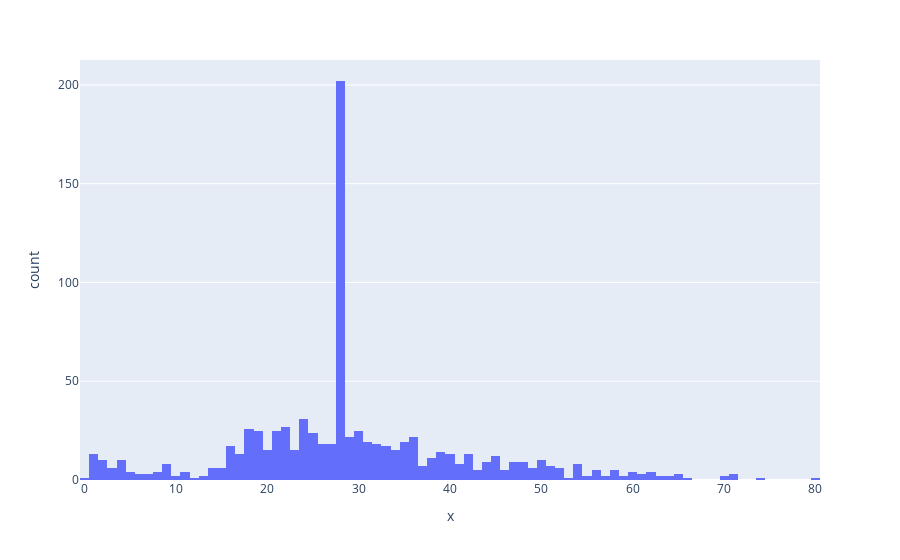

Source (notebook cell):
### Code cell
plty.histogram(x=df['Age'],nbins=80,barmode='group')

### Figure 1 — Plotly figure (JSON) as saved in the notebook; plotly's stock layout.template omitted (floating-point values rounded to 4 significant figures; data arrays with more than 128 entries replaced by an {"elided": "..."} marker saying what was removed)
{"data": [{"alignmentgroup": "True", "bingroup": "x", "hovertemplate": "x=%{x}<br>count=%{y}<extra></extra>", "legendgroup": "", "marker": {"color": "#636efa"}, "name": "", "nbinsx": 80, "offsetgroup": "", "orientation": "v", "showlegend": false, "type": "histogram", "x": {"elided": "891 float values"}, "xaxis": "x", "yaxis": "y"}], "layout": {"barmode": "group", "legend": {"tracegroupgap": 0}, "margin": {"t": 60}, "xaxis": {"anchor": "y", "domain": [0, 1], "title": {"text": "x"}}, "yaxis": {"anchor": "x", "domain": [0, 1], "title": {"text": "count"}}}}
